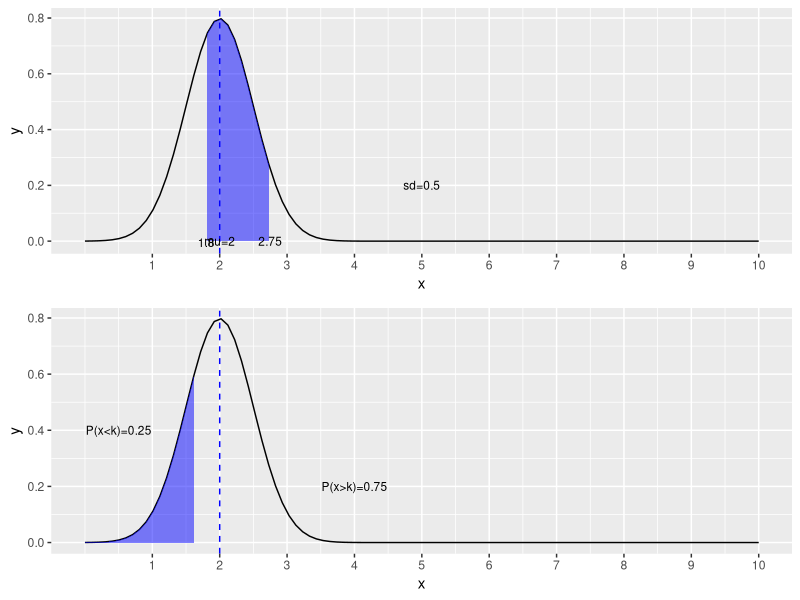

The R source for this figure:
#page no:285-287
library(ggplot2)
require(gridExtra)
mu=2
sd=0.5
x=1.8
p18<-pnorm(x,mean=mu,sd=sd)
x1=2.75
p275<-pnorm(x1,mean=mu,sd=sd)
p=p275-p18
print(paste("a. P(1.8<=x<=2.75)=",round(p,4)))
fz=sd-0.25
z=qnorm(0.25)
print(paste("a.  z score =",round(z,3)))
xvalue=(z*sd)+mu
print(paste("b. max =",round(xvalue,2),"hours"))
xx=seq(0,10,length.out=100)
px=dnorm(xx,mean=mu,sd=sd)
df<-data.frame(x=xx,y=px)
z1=1.8
z2=2.75
p1<-qplot(x,y,data=df,geom="line")+
  geom_ribbon(data=subset(df, x>=z1 & x<=z2 ),aes(ymax=y),ymin=0,
              fill="blue",colour=NA,alpha=0.5)+
  scale_x_continuous("x",labels=as.character(seq(0:10)),breaks=seq(0:10))+
  geom_vline(aes(xintercept=mu),color="blue",linetype="dashed")+
annotate("text",x=2,y=0.00,size=3,label="mu=2")+
  annotate("text",x=1.8,y=-0.005,size=3,label="1.8")+
  annotate("text",x=2.75,y=0.00,size=3,label="2.75")+
  annotate("text",x=5,y=0.2,size=3,label="sd=0.5")
p2<-qplot(x,y,data=df,geom="line")+
  geom_ribbon(data=subset(df, x<1.66 ),aes(ymax=y),ymin=0,
              fill="blue",colour=NA,alpha=0.5)+
  scale_x_continuous("x",labels=as.character(seq(0:10)),breaks=seq(0:10))+
  geom_vline(aes(xintercept=mu),color="blue",linetype="dashed")+
  annotate("text",x=0.5,y=0.4,size=3,label="P(x<k)=0.25")+
  annotate("text",x=4,y=0.2,size=3,label="P(x>k)=0.75")
grid.arrange(p1,p2,nrow=2)
